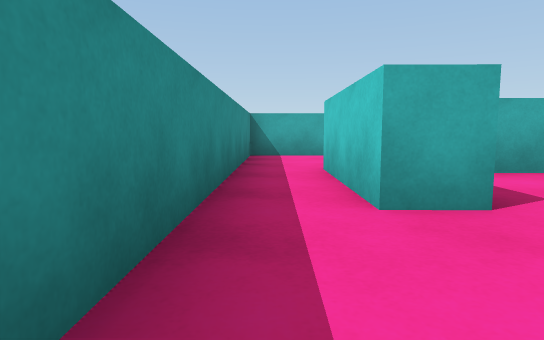
[1] (above)

24 first-person views from a walk through a scene from a Unity 3-D project. The camera is 0.54 m above the floor, tilts 6° down and sees 75° across. The floor is counted in squares, 1 m on a side. Each view is taken from the middle of a square. On the plan, view 1 faces up. The plan holds only what a view shows up to about 9 squares ahead; the rest is blank. The place goes on beyond the plan.

[2]
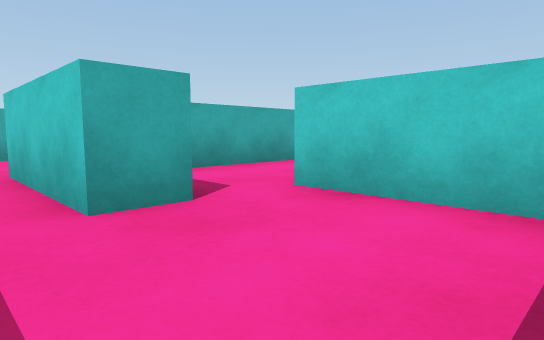

[3]
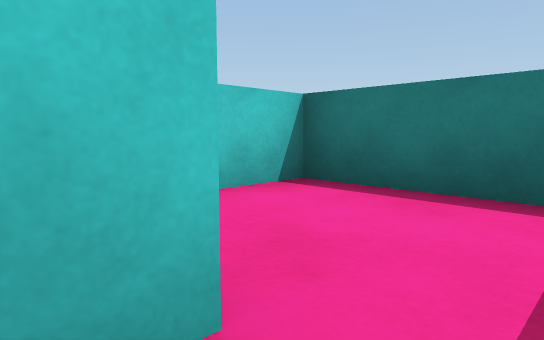

[4]
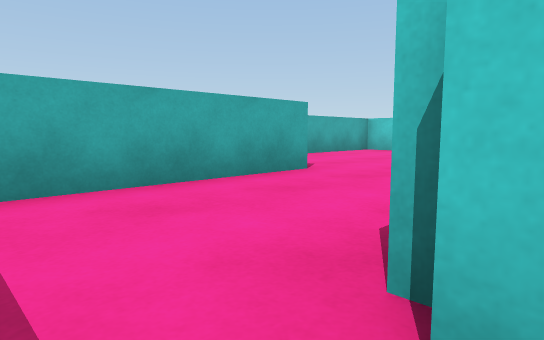

[5]
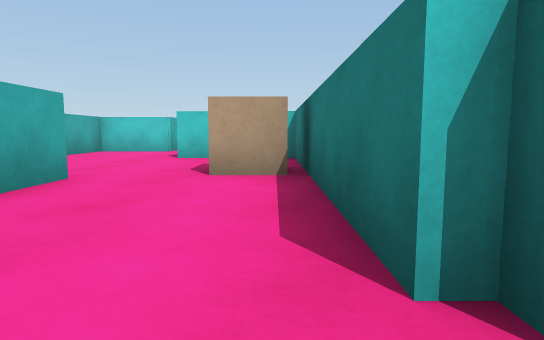

[6]
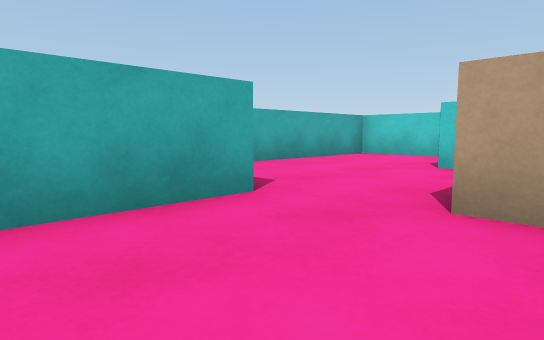

[7]
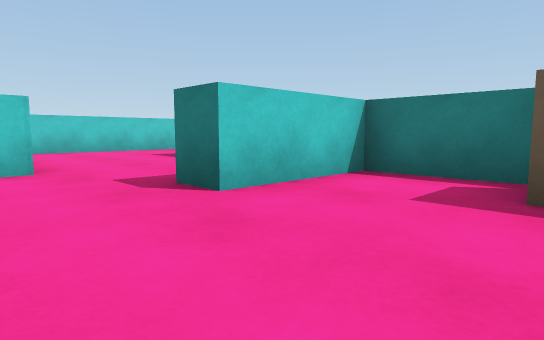

[8]
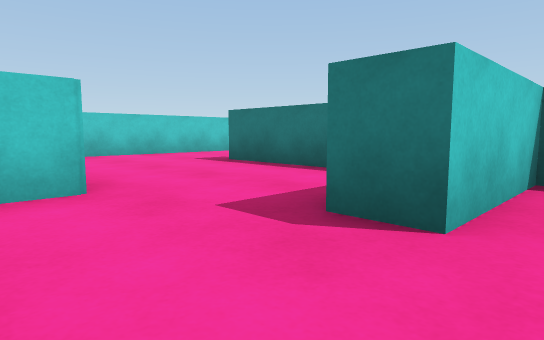

[9]
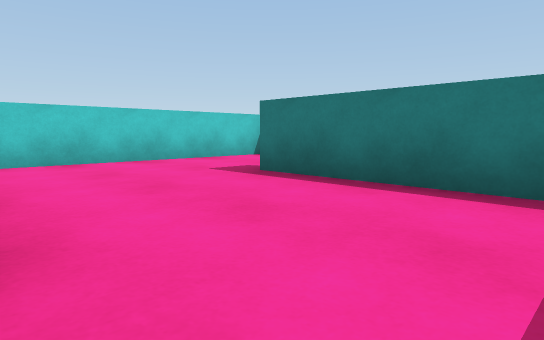

[10]
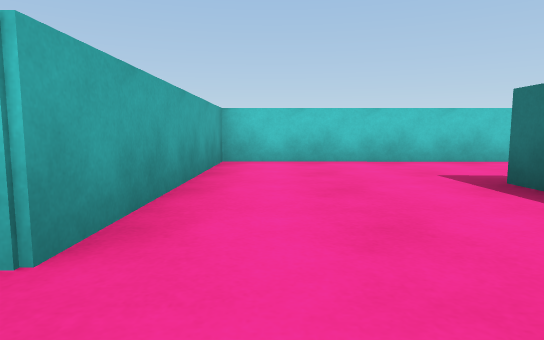

[11]
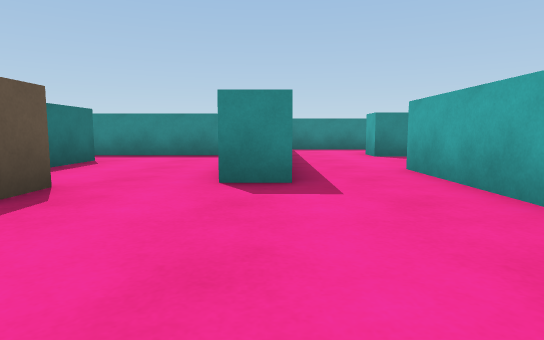

[12]
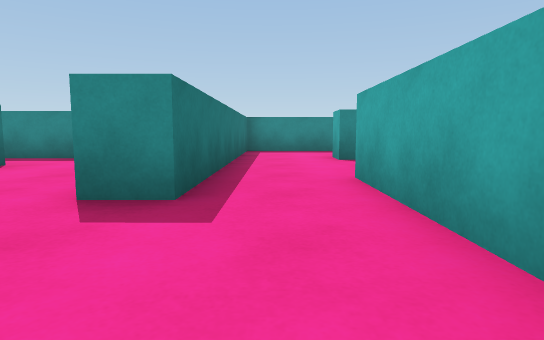

[13]
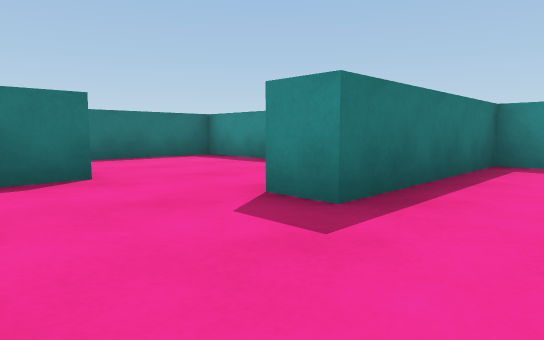

[14]
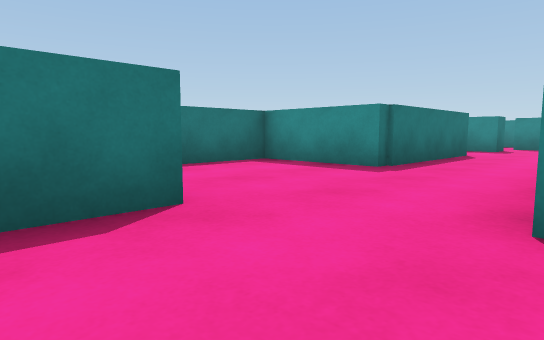

[15]
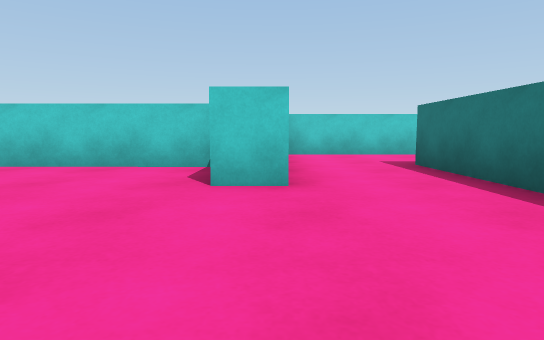

[16]
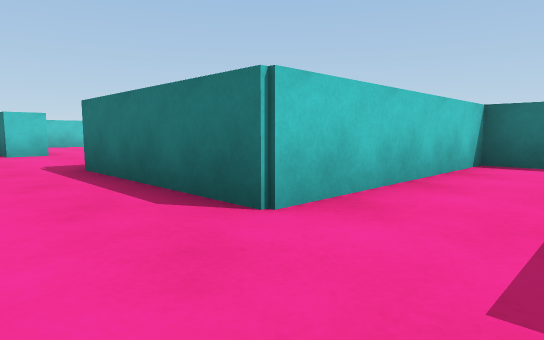

[17]
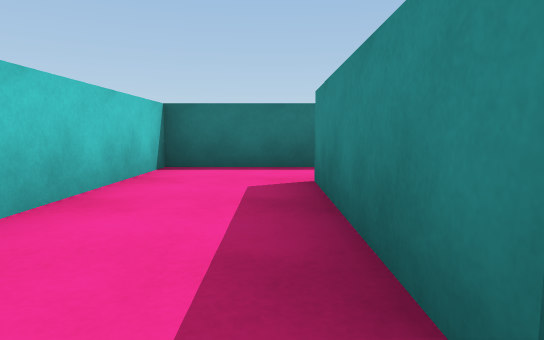

[18]
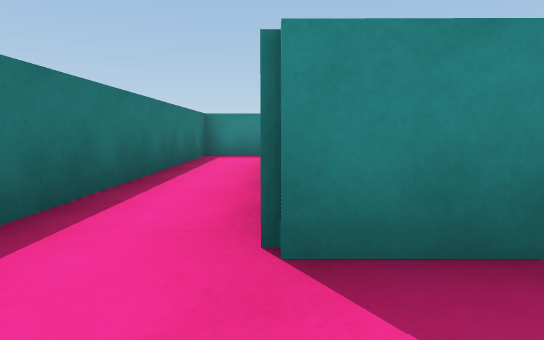

[19]
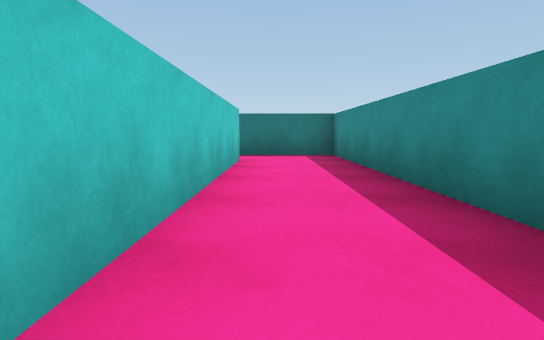

[20]
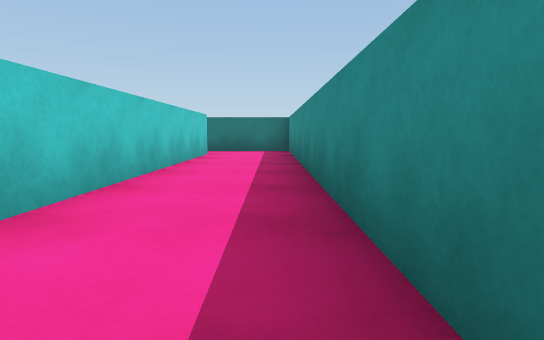

[21]
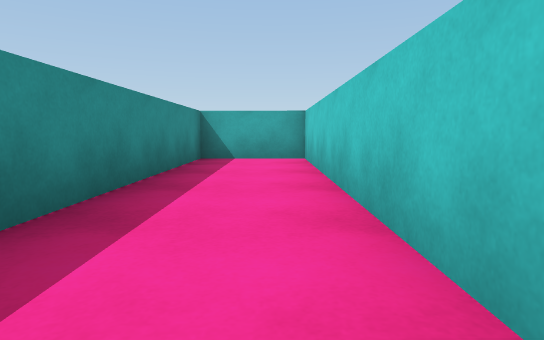

[22]
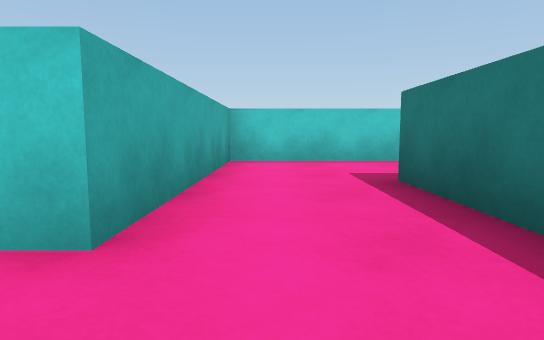

[23]
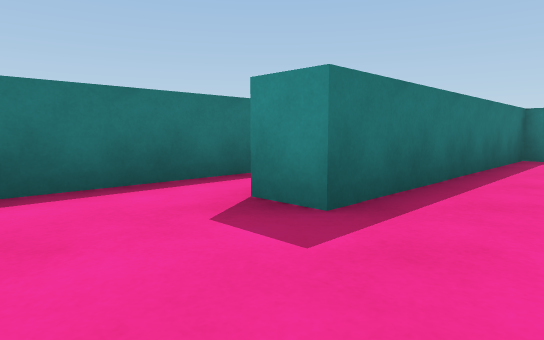

[24]
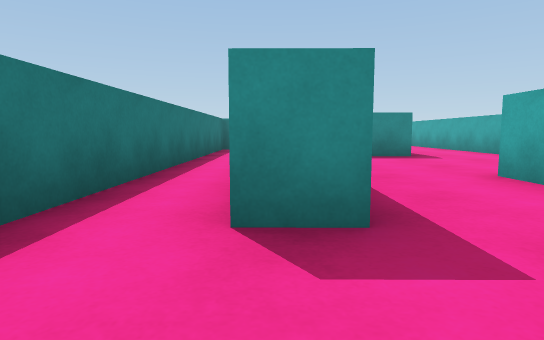

### Floor plan
Points are (right, up) in squares from view 1. A wall is a line through its corners. A room is listed if a view was taken in it or the views show most of it. See-through windows are left out.
Room 1 (views 1, 2)
walls: (0.4, -0.4) (2.7, -0.4) (2.8, 2.5); (1.7, 2.4) (0.8, 2.4); (-0.6, 2.5) (-0.6, 0.6)
ways out: opening at (0, 3) to room 2; opening at (3, 3.5) to room 4
Room 2 (views 3, 4, 5, 6, 7, 8, 12)
walls: (4.2, 9.2) (4.2, 8.4) (-0.5, 8.4) (-0.6, 2.5); (1, 5.5) (7.6, 5.5) (7.7, 8); (7.4, 11) (4.4, 11); (0.8, 2.4) (0.8, 5.4)
ways out: opening at (0, 3) to room 1; opening at (8, 9.5) to room 3; opening at (3.5, 10)
objects: cube (5, 6)
Room 3 (views 9, 10, 11, 13, 14)
walls: (8.4, 6.2) (8.4, 5.5) (12.8, 5.5) (12.8, 4.6); (7.7, 8) (8.6, 8); (9.9, 11) (7.4, 11); (13.6, 2.6) (14.8, 2.6); (15.6, 2.8) (15.6, 8.9) (10.4, 9) (10.4, 10.6)
ways out: opening at (8, 9.5) to room 2; opening at (13, 3.7) to room 4
Room 4 (views 15, 16, 17, 18, 22, 23, 24)
walls: (5.4, 4.7) (2.9, 4.7); (3.5, 2.5) (3.5, -1.1); (18.8, -1.6) (18.8, 1.8) (13.6, 1.8) (13.6, 2.6); (-1.5, -2.6) (5.7, -2.6) (5.7, 2.3) (9.8, 2.3) (9.8, -0.4) (16, -0.4) (16, -1.3)
ways out: opening at (3, 3.5) to room 1; opening at (13, 3.7) to room 3; opening at (-1, -2) to room 5; opening at (17.5, -1)
Room 5 (views 19, 20, 21)
walls: (-1.4, -1.1) (-1.3, 8.4) (-3.5, 8.5) (-3.5, -2.6) (-1.5, -2.6)
ways out: opening at (-1, -2) to room 4

Positions as (right, up) in squares from view 1, and headings:
1: (0, 0), facing up
2: (0, 0), facing up-right
3: (0, 3), facing down-right
4: (0, 5), facing up-right
5: (0, 6), facing right
6: (2, 6), facing up-right
7: (5, 10), facing down-right
8: (7, 10), facing down-right
9: (9, 9), facing down-right
10: (9, 8), facing right
11: (8, 9), facing left
12: (7, 10), facing left
13: (15, 7), facing down-left
14: (15, 5), facing down-left
15: (10, 2), facing right
16: (4, 4), facing down-right
17: (4, 3), facing down
18: (5, -1), facing left
19: (-2, 6), facing down
20: (-3, 8), facing down
21: (-2, 1), facing up
22: (12, 1), facing right
23: (18, 1), facing down-left
24: (18, -1), facing left
